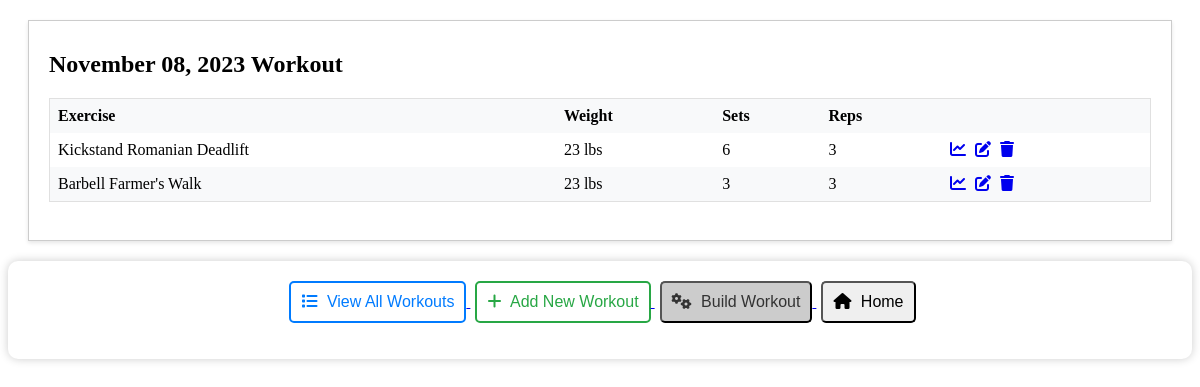
Screenshot of /fit/log/23/ with the database file from the repository.
### fit/models.py (models this page shows, shortened)
class ExerciseLog(models.Model):
    user = models.ForeignKey(User, on_delete=models.CASCADE)
    date = models.DateField(default=timezone.now)

class Exercise(models.Model):
    exercise_log = models.ForeignKey(ExerciseLog, on_delete=models.CASCADE)
    alpha_num_dash = RegexValidator(r'^[0-9a-zA-Z\-\s]*$', 'Only alphanumeric characters and dashes are allowed.')
    exercise_name = models.CharField(max_length=32, validators=[alpha_num_dash])
    num_sets = models.PositiveIntegerField()
    num_reps = models.PositiveIntegerField()
    exercise_weight = models.PositiveIntegerField()

### fit/views.py (the view)
# urls.py: path('log/<int:pk>/', views.ExlogDetailView.as_view(), name='exlog-detail'),
class ExlogDetailView(DetailView):
    model = ExerciseLog
    context_object_name = "exlog"
    template_name = 'ExerciseLog_Detail.html'
    def get_context_data(self, **kwargs):
        context = super().get_context_data(**kwargs)
        context['exercises'] = Exercise.objects.filter(exercise_log=self.object).iterator()
        return context

### fit/templates/ExerciseLog_Detail.html (shortened to what this page needs)
{% extends "base1.html" %}
{% block body_block %}
{% load static %}
<html>
<head>
<link rel="stylesheet" type="text/css" href="{% static 'css/exlog_detail.css' %}">
    <link rel="stylesheet" href="https://cdnjs.cloudflare.com/ajax/libs/font-awesome/6.0.0-beta3/css/all.min.css">
</head>
<body>
<article class="card">
    <div class="card-body">
        <div class="card-title">
                <h2 class="mt-1 mb-2">{{ exlog.date | date:"F d, Y"}} Workout</h2>
        </div>
        <table class="table table-sm table-bordered card-text">
                <thead>
                    <tr>
                        <th>Exercise</th>
                        <th>Weight</th>
                        <th>Sets</th>
                        <th>Reps</th>
                        <th></th>
                    </tr>
                </thead>
                <tbody>
                    {% for exercise in exercises%}
                        {% if exercise.exercise_log == exlog %}
                        <tr>
                            <td>{{ exercise.exercise_name }}</td>
                            <td>
                                {% if exercise.exercise_weight != 0 %}
                                    {{ exercise.exercise_weight }} lbs
                                {% else %}
                                    --
                                {% endif %}
                            </td>
                            <td>
                                {% if exercise.num_sets != 0 %}
                                    {{ exercise.num_sets }}
                                {% else %}
                                    --
                                {% endif %}
                            </td>
                            <td>
                                {% if exercise.num_reps != 0 %}
                                    {{ exercise.num_reps }}
                                {% else %}
                                    --
                                {% endif %}
                            </td>
                            <td>
                                <a href="/fit/results?ex={{exercise.exercise_name}}" class="text-primary pr-1"><i class="fa fa-line-chart"></i></a>
                                <a href="{% url 'fit:exlog-update-exercise' exercise.id %}" class="text-success pr-1"><i class="fa fa-edit"></i></a>
                                <a href="{% url 'fit:exlog-delete-exercise' exercise.id %}" class="text-danger"><i class="fa fa-trash"></i></a>
                            </td>
                        </tr>
                        {% endif %}
                    {% endfor %}
                </tbody>
            </table>
        <br>
    </div>
</article>
</body>
{% endblock %}

### fit/static/css/exlog_detail.css (style rules this page uses)
.card { border: 1px solid #ccc; box-shadow: 0 2px 4px rgba(0, 0, 0, 0.1); margin: 20px; padding: 20px; background-color: #fff; }
.card-title { display: flex; align-items: center; justify-content: space-between; margin-bottom: 10px; }
h2 { margin: 10px 0; }
.table { border: 1px solid #e0e0e0; border-collapse: collapse; width: 100%; }
th, td { padding: 8px; text-align: left; }
th { background-color: #f8f9fa; font-weight: bold; }
tr:nth-child(even) { background-color: #f8f9fa; }
tr:nth-child(odd) { background-color: #ffffff; }
i.fa { font-size: 16px; margin-right: 5px; }

### rows the page displays
ExerciseLog: date "November 08, 2023"
Exercise: exercise_name "Kickstand Romanian Deadlift", exercise_weight "23", num_sets "6", num_reps "3"
Exercise: exercise_name "Barbell Farmer's Walk", exercise_weight "23", num_sets "3", num_reps "3"
